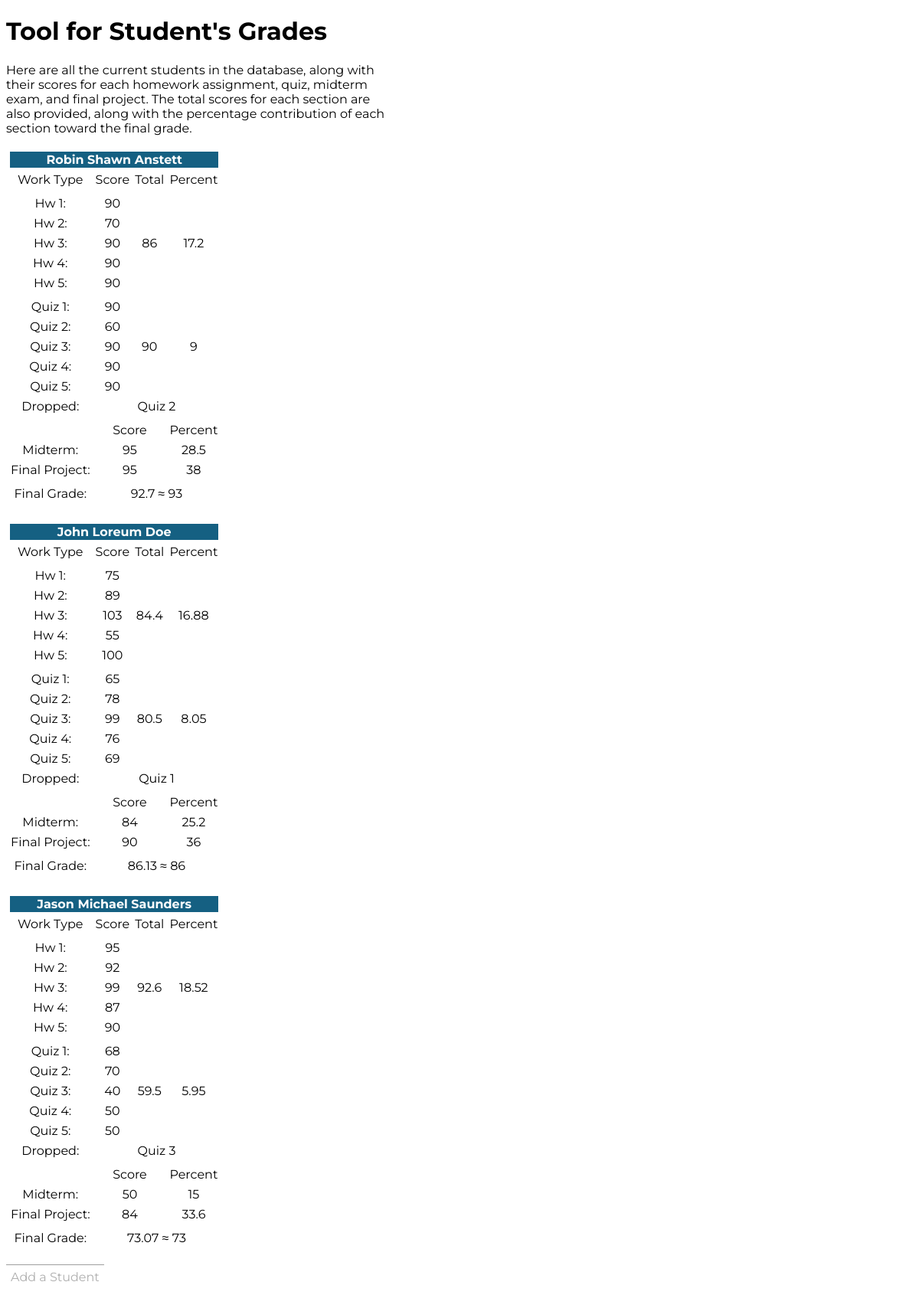
Page /view_entries.php on the committed database.
### tables this page shows
CREATE TABLE student_info (
    id INT UNSIGNED AUTO_INCREMENT UNIQUE NOT NULL,
    firstName VARCHAR(50) NOT NULL,
    middleName VARCHAR(50) NOT NULL,
    lastName VARCHAR(50) NOT NULL,
    PRIMARY KEY (id)
);

CREATE TABLE homeworks (
    homeworkId INT UNSIGNED AUTO_INCREMENT UNIQUE NOT NULL,
    hw1 float UNSIGNED,
    hw2 float UNSIGNED,
    hw3 float UNSIGNED,
    hw4 float UNSIGNED,
    hw5 float UNSIGNED,
    PRIMARY KEY (homeworkId)
);

CREATE TABLE quizzes (
    quizId INT UNSIGNED AUTO_INCREMENT UNIQUE NOT NULL,
    q1 float UNSIGNED,
    q2 float UNSIGNED,
    q3 float UNSIGNED,
    q4 float UNSIGNED,
    q5 float UNSIGNED,
    PRIMARY KEY (quizId)
);

CREATE TABLE assessments (
    assessmentId INT UNSIGNED AUTO_INCREMENT UNIQUE NOT NULL,
    midterm float UNSIGNED,
    finalProject float UNSIGNED,
    PRIMARY KEY (assessmentId)
);

### view_entries.php (the view, shortened to what this page needs)
<!DOCTYPE html>
<html>
    <head>
        <link rel="stylesheet" href="style.css">
    </head>
    <body>
        <div class='description'>
        <h1>Tool for Student's Grades</h1>
        <p>Here are all the current students in the database, along with their scores for each homework assignment, quiz, midterm exam, and final project. The total scores for each section are also provided, along with the percentage contribution of each section toward the final grade.</p>
        </div>
            <?php
                try {
                    $dbc = mysqli_connect('localhost', 'csc350', 'xampp', 'grades');
                    $query_all = 'SELECT s.id, s.firstName, s.middleName, s.lastName, h.hw1, h.hw2, h.hw3, h.hw4, h.hw5, q.q1, q.q2, q.q3, q.q4, q.q5, a.midterm, a.finalProject FROM student_info s LEFT JOIN homeworks h ON s.id = h.homeworkId LEFT JOIN quizzes q ON s.id= q.quizId LEFT JOIN assessments a ON s.id=a.assessmentID';
                    if ($r = mysqli_query($dbc, $query_all)) {
                        while ($row = mysqli_fetch_array($r)){
                            $hw_total = ($row['hw1'] + $row['hw2'] + $row['hw3'] + $row['hw4'] + $row['hw5'])/5;
                            $hw_percent = $hw_total * 0.2;
                            $min = $row['q1'];
                            $x = 'q';
                            $dropped = 'Quiz 1';
                            for ($i=2; $i<=5;$i++){
                                if ($min > $row[$x.$i]){
                                    $min = $row[$x.$i];
                                    $dropped = "Quiz ".$i;
                                }
                            }
                            $quiz_total = 0;
                            for ($i=1; $i<=5;$i++){
                                if ($row[$x.$i] != $min){
                                    $quiz_total = $quiz_total + $row[$x.$i];
                                }
                            }
                            $quiz_total = $quiz_total / 4;
                            $quiz_percent = $quiz_total * 0.1;
                            $midterm_percent = $row['midterm'] *0.3;
                            $final_project_percent = $row['finalProject'] *0.4;
                            $final_grade = $hw_percent + $quiz_percent + $midterm_percent + $final_project_percent;
                            $rounded_final_grade = round($final_grade);
                            echo <<<TXT
                                <table>
                                    <tr>
                                        <th colspan="4">{$row['firstName']} {$row['middleName']} {$row['lastName']}</th>
                                    </tr>
                                    <tr>
                                        <td>Work Type</td>
                                        <td>Score</td>
                                        <td>Total</td>
                                        <td>Percent</td>
                                    </tr>
                                    <tr>
                                        <td>Hw 1:</td>
                                        <td>{$row['hw1']}</td>
                                        <td rowspan="5">$hw_total</td>
                                        <td rowspan="5">$hw_percent</td>
                                    </tr>
                                    <tr>
                                        <td>Hw 2:</td>
                                        <td>{$row['hw2']}</td>
                                    </tr>
                                    <tr>
                                        <td>Hw 3:</td>
                                        <td>{$row['hw3']}</td>
                                    </tr>
                                    <tr>
                                        <td>Hw 4:</td>
                                        <td>{$row['hw4']}</td>
                                    </tr>
                                    <tr>
                                        <td>Hw 5:</td>
                                        <td>{$row['hw5']}</td>
                                    </tr>
                                    <tr>
                                        <td>Quiz 1:</td>
                                        <td>{$row['q1']}</td>
                                        <td rowspan="5">$quiz_total</td>
                                        <td rowspan="5">$quiz_percent</td>
                                    </tr>
                                    <tr>
                                        <td>Quiz 2:</td>
                                        <td>{$row['q2']}</td>
                                    </tr>
                                    <tr>
                                        <td>Quiz 3:</td>
                                        <td>{$row['q3']}</td>
                                    </tr>
                                    <tr>
                                        <td>Quiz 4:</td>
                                        <td>{$row['q4']}</td>
                                    </tr>
                                    <tr>
                                        <td>Quiz 5:</td>
                                        <td>{$row['q5']}</td>
                                    </tr>
                                    <tr>
                                        <td>Dropped:</td>
                                        <td colspan="3">$dropped</td>
                                    </tr>
                                    <tr>
                                        <td></td>
                                        <td colspan="2">Score</td>
                                        <td>Percent</td>
                                    </tr>
                                    <tr>
                                        <td>Midterm:</td>
                                        <td colspan="2">{$row['midterm']}</td>
                                        <td>$midterm_percent</td>
                                    </tr>
                                    <tr>
                                        <td>Final Project:</td>
                                        <td colspan="2">{$row['finalProject']}</td>
                                        <td>$final_project_percent</td>
                                    </tr>
                                    <tr>
                                        <td>Final Grade:</td>
                                        <td colspan="3">$final_grade ≈ $rounded_final_grade</td>
                                    </tr>
                                </table></br>
                            TXT;
                        }
                    }
                } catch (mysqli_sql_exception $e) {
                    print '<p style="color: red;">Unable to connect to the database: '.$e->getMessage().'.</p>';
                }
            ?>
        <table class='links'>
                <tr>
                    <td><a href='add_entry.php'>Add a Student</a></td>
                </tr>
        </table>
    </body>
</html>

### style.css (style rules this page uses)
body { font-family: "Montserrat", sans-serif; font-style: normal; }
a, a:visited { text-decoration: none; color: #afafaf; }
.description { max-width: 500px; }
.links { border-top: 1px solid #9f9f9f; }
table { border-spacing: 5px; table-layout: fixed; }
th:nth-child(odd) { background-color: #156082 !important; color: white; }
tr { text-align: center; }

### rows in the picture
student_info: firstName "Robin", middleName "Shawn", lastName "Anstett", homeworks.hw1 "90", homeworks.hw1+hw2+hw3 "86", homeworks.hw1+hw2+hw3 "17.2", homeworks.hw2 "70", homeworks.hw3 "90", homeworks.hw4 "90", homeworks.hw5 "90", quizzes.q1 "90", quiz_total "90", quiz_percent "9", quizzes.q2 "60", quizzes.q3 "90", quizzes.q4 "90", quizzes.q5 "90", dropped "Quiz 2", assessments.midterm "95", assessments.midterm "28.5", assessments.finalProject "95", assessments.finalProject "38", homeworks.hw1+hw2+hw3 "92.7", homeworks.hw1+hw2+hw3 "93"
student_info: firstName "John", middleName "Loreum", lastName "Doe", homeworks.hw1 "75", homeworks.hw1+hw2+hw3 "84.4", homeworks.hw1+hw2+hw3 "16.88", homeworks.hw2 "89", homeworks.hw3 "103", homeworks.hw4 "55", homeworks.hw5 "100", quizzes.q1 "65", quiz_total "80.5", quiz_percent "8.05", quizzes.q2 "78", quizzes.q3 "99", quizzes.q4 "76", quizzes.q5 "69", dropped "Quiz 1", assessments.midterm "84", assessments.midterm "25.2", assessments.finalProject "90", assessments.finalProject "36", homeworks.hw1+hw2+hw3 "86.13", homeworks.hw1+hw2+hw3 "86"
student_info: firstName "Jason", middleName "Michael", lastName "Saunders", homeworks.hw1 "95", homeworks.hw1+hw2+hw3 "92.6", homeworks.hw1+hw2+hw3 "18.52", homeworks.hw2 "92", homeworks.hw3 "99", homeworks.hw4 "87", homeworks.hw5 "90", quizzes.q1 "68", quiz_total "59.5", quiz_percent "5.95", quizzes.q2 "70", quizzes.q3 "40", quizzes.q4 "50", quizzes.q5 "50", dropped "Quiz 3", assessments.midterm "50", assessments.midterm "15", assessments.finalProject "84", assessments.finalProject "33.6", homeworks.hw1+hw2+hw3 "73.07", homeworks.hw1+hw2+hw3 "73"
